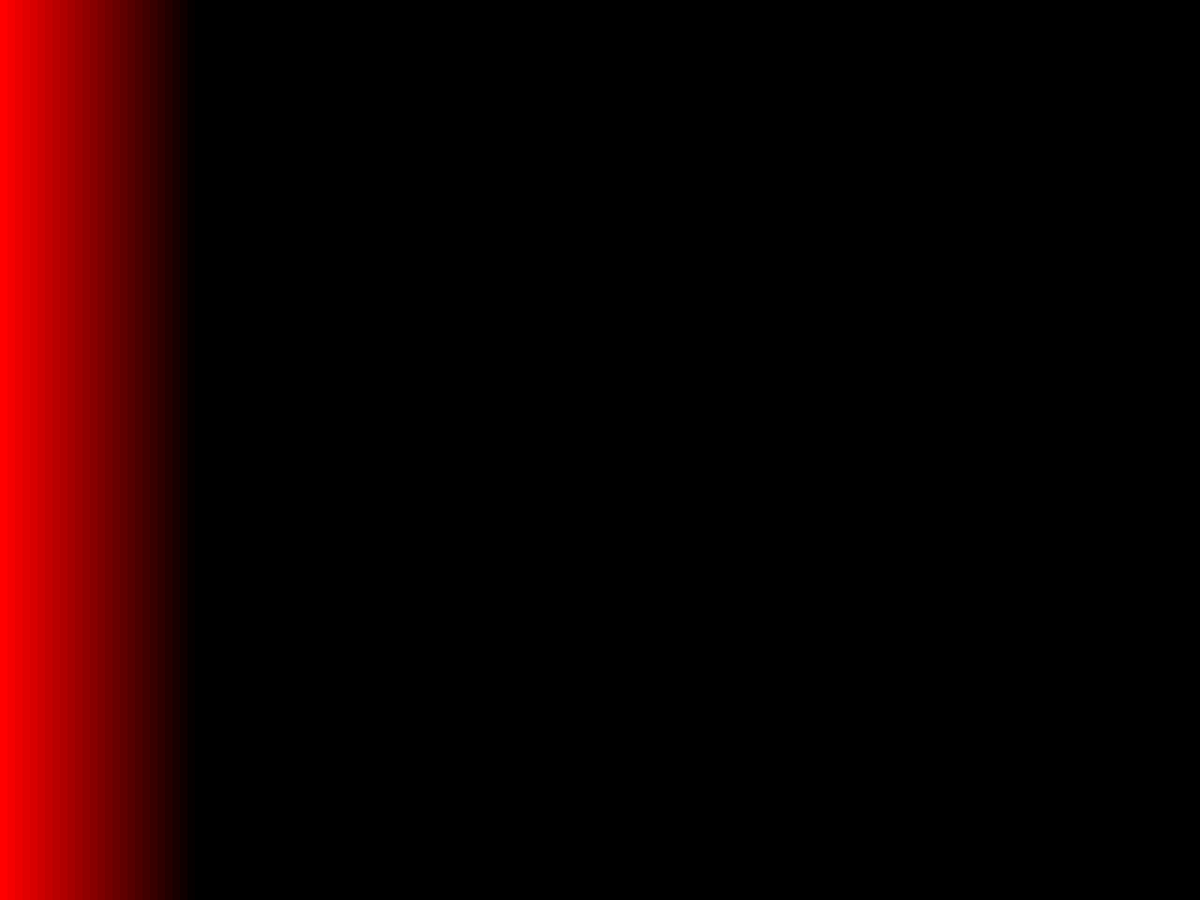
Frame 1 (no input)
Frame 60 (the mouse pressed at the canvas centre just before this capture): identical to frame 1, image omitted
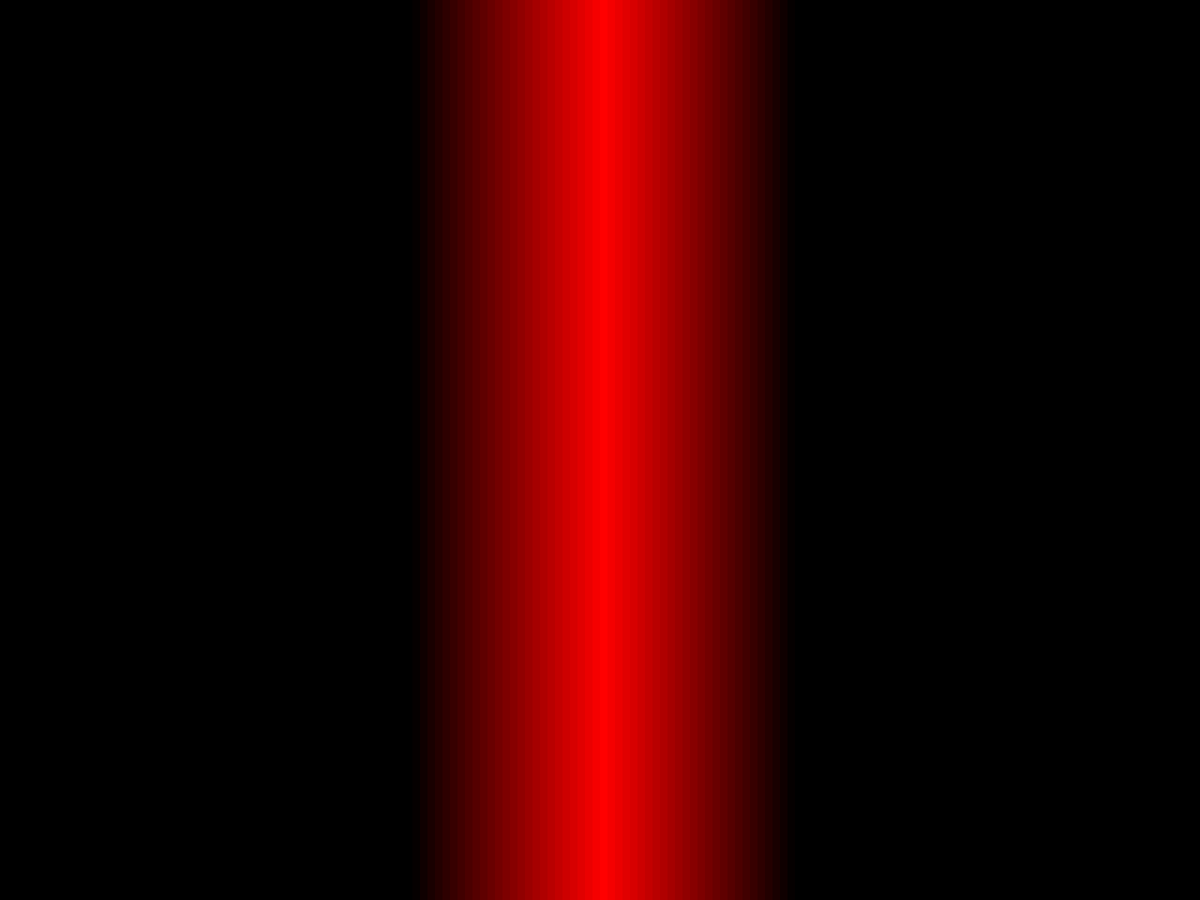
Frame 120 (the mouse held since frame 60 and released just before this capture)

The Processing sketch that drew these frames (run headless with seeded random() and noise(); from frame 60 on, the mouse is pressed at the canvas centre):

// Processing sketch: loop_interactive
// ── loop_interactive.pde
void setup() {
  fullScreen();
  //size(800, 450);
  colorMode(HSB);
  noStroke();
}

void draw() {
  // Black background
  background(0);
  
  int i = 0;
  while (i < width) {
    
    float distance = abs(mouseX - i);
    fill(0, 255, 255 - distance);
    rect(i, 0, 10, height);
    
    i += 10;
  }
}
